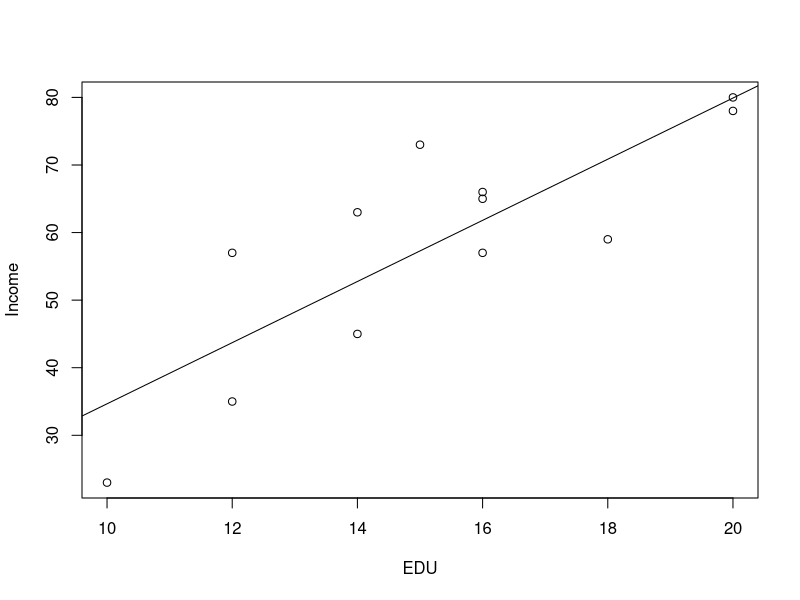

This chart was generated by the following R code:
## ---- chunk 1
X<-c(2,3,3,3,4,5)
Y<-c(0,1,1,2,2,3)
lm(Y~X)
## ---- chunk 2
lm(Y~X-1)
## ---- chunk 3
EDU<-c(12,20,20,14,16,16,18,14,12,16,15,10)
Income<-c(35,80,78,45,57,65,59,63,57,66,73,23)
library(dplyr)
lm(Income~EDU) %>% summary()
## ---- chunk 4
plot(Income~EDU)
lm(Income~EDU) %>% abline()
## ---- chunk 5
cov(EDU,Income)
sd(EDU)
sd(Income)
## ---- chunk 6
Length<-c(5.1,4.9,4.7,4.6,5.0,5.4,4.6,5.0,4.4,4.9,5.4,4.8)
Width<-c(3.5,3.0,3.2,3.1,3.6,3.9,3.4,3.4,2.9,3.1,3.7,3.4)
mean(Length)
mean(Width)
cor(Length,Width)
## ---- chunk 7
lm(Width~Length)
## ---- chunk 8
lm(Width~Length) %>% summary() %>% .$sigma
## ---- chunk 9
lm(Width~Length) %>% summary() #To find p-value.
## ---- chunk 10
2*(1-pt(4.339,length(Length)-2))
## ---- chunk 11
lm(Width~Length) %>% predict(interval="confidence",newdata=data.frame(Length=4.8))
## ---- chunk 12
lm(Width~Length) %>% predict(interval='predict',newdata=data.frame(Length=4.8))
